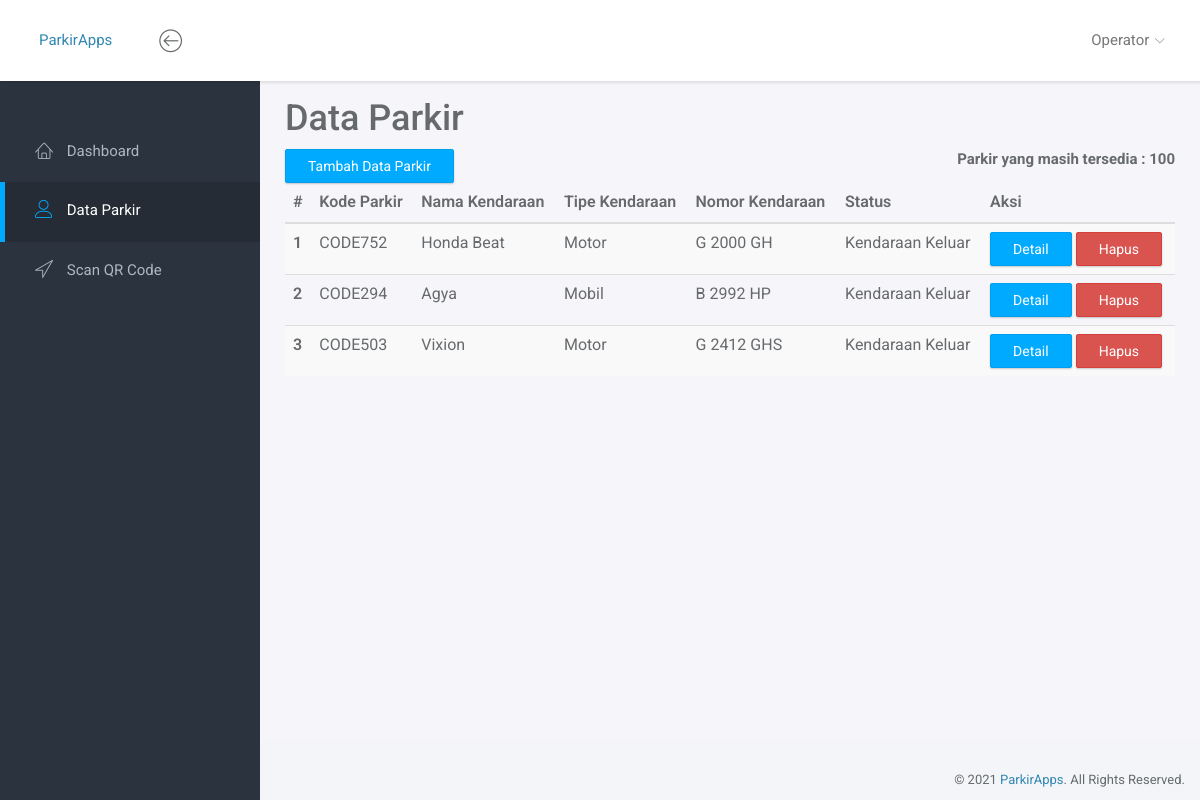
Screenshot of /data-parkir.php (signed in) with the database file from the repository.
### tables this page shows
CREATE TABLE `transportations` (
  `id` int(11) NOT NULL AUTO_INCREMENT,
  `code` varchar(255) DEFAULT NULL,
  `user_id` int(4) NOT NULL,
  `name` varchar(255) NOT NULL,
  `vehicle_number` varchar(255) NOT NULL,
  `type` varchar(255) NOT NULL,
  `created_at` timestamp NULL DEFAULT NULL,
  `updated_at` timestamp NULL DEFAULT NULL,
  PRIMARY KEY (`id`),
  KEY `user_id` (`user_id`),
  CONSTRAINT `transportations_ibfk_1` FOREIGN KEY (`user_id`) REFERENCES `users` (`id`)
);

### config/connection.php (called while the page is built, shortened)
<?php
class connection {
    function __construct() {
        $this->conn = mysqli_connect(DB_HOST, DB_USER, DB_PASSWORD);
        mysqli_select_db($this->conn, DB_DATABASE);
        return $this->conn;
    }
}

### functions.php (called while the page is built, shortened)
<?php
require_once('config/connection.php');
    class functions {
        private $db;
        function __construct() {
            $this->db = new connection();
        }
        public function getDataParkir()
        {
            $rows['data'] = mysqli_query($this->db->conn ,"SELECT * FROM transportations");
            $count_parkir = mysqli_query($this->db->conn ,"SELECT COUNT(*) FROM transportations WHERE updated_at IS NULL");
            $rows['count_parkir'] = mysqli_fetch_assoc($count_parkir);
            return $rows;
        }
    }
?>

### data-parkir.php (the view, shortened to what this page needs)
<?php
    include_once('functions.php');
    $func = new functions();
    $rows = $func->getDataParkir();
?>
<?= include('layouts/style.php') ?>
<body>
    <div id="wrapper">
        <?= include('layouts/top_nav.php') ?>
        <?= include('layouts/side_nav.php') ?>
        <div class="main">
            <div class="main-content">
                <div class="container-fluid">
                    <h1 style="margin-top:-30px">Data Parkir</h1>
                    <div class="row">
                        <div class="col-md-12">
                            <div class="row">
                                <?php
                                    $qty = 100;
                                    foreach($rows['count_parkir'] as $jml) :
                                ?>
                                <div class="col-xs-6">
                                    <a href="tambah-parkir.php" class="btn btn-primary" style="display:<?= intval($jml) >= $qty ? 'none' : '' ?>">Tambah Data Parkir</a>
                                </div>
                                <div class="col-xs-6">
                                    <p style="font-weight:bold;float: right;display:<?= intval($jml) >= $qty ? 'none' : '' ?>">Parkir yang masih tersedia : <?php echo $qty - intval($jml) ?></p>
                                </div>
                            </div>
                            <?php endforeach; ?>
                            <table class="table table-striped">
                                <thead>
                                    <tr>
                                        <th scope="col">#</th>
                                        <th scope="col">Kode Parkir</th>
                                        <th scope="col">Nama Kendaraan</th>
                                        <th scope="col">Tipe Kendaraan</th>
                                        <th scope="col">Nomor Kendaraan</th>
                                        <th scope="col">Status</th>
                                        <th scope="col">Aksi</th>
                                    </tr>
                                </thead>
                                <tbody>
                                    <?php $i = 1; ?>
                                    <?php foreach ($rows['data'] as $row) : ?>
                                    <tr>
                                        <th scope="row"><?= $i ?></th>
                                        <td><?= $row['code'] ?></td>
                                        <td><?= $row['name'] ?></td>
                                        <td><?= $row['type'] ?></td>
                                        <td><?= $row['vehicle_number'] ?></td>
                                        <td>
                                            <?php
                                                if ($row['updated_at'] == NULL) {
                                                    echo 'Kendaraan Masuk';
                                                } else {
                                                    echo 'Kendaraan Keluar';
                                                }
                                            ?>
                                        </td>
                                        <td>
                                            <a class="btn btn-primary" href="detail-parkir.php?id=<?php echo $row["id"] ?>">Detail</a>
                                            <a class="btn btn-danger" href="delete-parkir.php?id=<?php echo $row["id"] ?>" onclick="return confirm('Apakah Anda yakin akan menghapus data?')">Hapus</a>
                                        </td>
                                    </tr>
                                   <?php $i++; ?>
                                   <?php endforeach; ?>
                                </tbody>
                            </table>
                        </div>
                    </div>
                </div>
            </div>
        </div>
        <footer>
            <div class="container-fluid">
                <p class="copyright">&copy; 2021 <a href="https://www.themeineed.com" target="_blank">ParkirApps</a>.
                    All Rights Reserved.</p>
            </div>
        </footer>
    </div>
</body>
</html>

### layouts/style.php (shortened to what this page needs)
<!DOCTYPE html>
<html lang="en" class="no-js">
<head>
    <link rel="stylesheet" href="assets/vendor/bootstrap/css/bootstrap.min.css">
    <link rel="stylesheet" href="assets/vendor/font-awesome/css/font-awesome.min.css">
    <link rel="stylesheet" href="assets/vendor/linearicons/style.css">
    <link rel="stylesheet" href="assets/vendor/chartist/css/chartist-custom.css">
    <link rel="stylesheet" href="assets/css/main.css">
    <link rel="stylesheet" href="assets/css/demo.css">
    <link rel="stylesheet" href="assets/css/style.css">
</head>

### layouts/top_nav.php (shortened to what this page needs)
<nav class="navbar navbar-default navbar-fixed-top">
    <div class="brand">
        <a href="./home.php"><span>ParkirApps</span></a>
    </div>
    <div class="container-fluid">
        <div class="navbar-btn">
            <button type="button" class="btn-toggle-fullwidth"><i class="lnr lnr-arrow-left-circle"></i></button>
        </div>
        <div id="navbar-menu">
            <ul class="nav navbar-nav navbar-right">
                <li class="dropdown">
                    <a href="#" class="dropdown-toggle"
                        data-toggle="dropdown"><span><?= ucwords($_SESSION['username']) ?></span> <i
                            class="icon-submenu lnr lnr-chevron-down"></i></a>
                </li>
            </ul>
        </div>
    </div>
</nav>

### layouts/side_nav.php (shortened to what this page needs)
<?php
    $current_page = substr($_SERVER["SCRIPT_NAME"],strrpos($_SERVER["SCRIPT_NAME"],"/")+1);
?>
<div id="sidebar-nav" class="sidebar">
    <div class="sidebar-scroll">
        <nav>
            <ul class="nav">
                <li><a href="./home.php" class="<?= $current_page == 'home.php' ? 'active' : '' ?>"><i class="lnr lnr-home"></i> <span>Dashboard</span></a></li>
                <li><a href="./data-parkir.php" class="<?= $current_page == 'data-parkir.php' ? 'active' : '' ?>"><i class="lnr lnr-user"></i> <span>Data Parkir</span></a></li>
                <li><a href="./scan.php" class="<?= $current_page == 'scan.php' ? 'active' : '' ?>"><i class="lnr lnr-location"></i> <span>Scan QR Code</span></a></li>
            </ul>
        </nav>
    </div>
</div>

### assets/css/main.css (style rules this page uses)
html { position: relative; min-height: 100%; }
body { background-color: #F3F5F8; font-family: "Source Sans Pro", sans-serif; font-size: 15px; color: #676a6d; }
a { color: #3287B2; }
th { font-weight: 600; }
footer { position: absolute; bottom: 0; right: 0; padding-top: 15px; padding-bottom: 10px; }
.copyright { margin-bottom: 0; text-align: right; font-size: 13px; }
#wrapper .sidebar { -webkit-transition: all 0.3s ease-in-out; -moz-transition: all 0.3s ease-in-out; -ms-transition: all 0.3s ease-in-out; -o-transition: all 0.3s ease-in-out; transition: all 0.3s ease-in-out; width: 260px; height: 100%; float: left; background-color: #2B333E; position: fixed; left: 0; }
#wrapper .main { -webkit-transition: all 0.3s ease-in-out; -moz-transition: all 0.3s ease-in-out; -ms-transition: all 0.3s ease-in-out; -o-transition: all 0.3s ease-in-out; transition: all 0.3s ease-in-out; width: calc(100% - 260px); left: 0; position: relative; float: right; background-color: #f5f5fa; }
#wrapper #sidebar-nav, #wrapper .main { padding-top: 80px; }
.main-content { padding: 28px 10px; }
.navbar-default { -webkit-transition: all 0.3s ease-in-out; -moz-transition: all 0.3s ease-in-out; -ms-transition: all 0.3s ease-in-out; -o-transition: all 0.3s ease-in-out; transition: all 0.3s ease-in-out; -moz-box-shadow: 1px 2px 3px rgba(0, 0, 0, 0.1); -webkit-box-shadow: 1px 2px 3px rgba(0, 0, 0, 0.1); box-shadow: 1px 2px 3px rgba(0, 0, 0, 0.1); -webkit-border-radius: 0; -moz-border-radius: 0; border-radius: 0; padding: 0; margin: 0; border: none; background-color: #fff; }
.navbar-default .brand { float: left; padding: 30px 39px; background-color: #fff; }
.navbar-btn { float: left; padding: 16px 0; }
.navbar-btn button { font-size: 24px; padding: 4px 8px; line-height: .7; border: none; background: none; outline: none; }
.navbar-nav > li > a { padding: 28px 20px; }
.navbar-nav > li > a > i { font-size: 22px; margin-right: 2px; vertical-align: middle; }
.navbar-nav > li > a > i.icon-submenu { margin-left: 2px; margin-right: 0; font-size: 10px; position: relative; top: 2px; }
.navbar-nav > li > a > span { position: relative; top: 2px; }
@media screen and (min-width: 768px) { .navbar-nav.navbar-right { margin-right: 0; } }
.sidebar { z-index: 9; }
.sidebar .nav > li > a { padding: 18px 30px; color: #AEB7C2; border-left: 5px solid transparent; }
.sidebar .nav > li > a:hover, .sidebar .nav > li > a:focus, .sidebar .nav > li > a.active { color: #fff; background-color: transparent; }
.sidebar .nav > li > a:hover i, .sidebar .nav > li > a:focus i, .sidebar .nav > li > a.active i { color: #00AAFF; }
.sidebar .nav > li > a:focus, .sidebar .nav > li > a.active { background-color: #252c35; border-left-color: #00AAFF; }
.sidebar .nav i { margin-right: 10px; font-size: 18px; }
.sidebar .nav span { -webkit-transition: all 0.3s ease-in-out; -moz-transition: all 0.3s ease-in-out; -ms-transition: all 0.3s ease-in-out; -o-transition: all 0.3s ease-in-out; transition: all 0.3s ease-in-out; position: relative; top: -2px; }
.btn { -webkit-border-radius: 2px; -moz-border-radius: 2px; border-radius: 2px; -moz-box-shadow: 0px 1px 2px 0 rgba(0, 0, 0, 0.2); -webkit-box-shadow: 0px 1px 2px 0 rgba(0, 0, 0, 0.2); box-shadow: 0px 1px 2px 0 rgba(0, 0, 0, 0.2); padding: 6px 22px; }
.btn-primary { background-color: #00AAFF; border-color: #00a0f0; }

### assets/css/style.css (style rules this page uses)
* { font-family: 'Roboto', sans-serif; }

### rows the page displays
transportations: code "CODE752", name "Honda Beat", type "Motor", vehicle_number "G 2000 GH", shows "Kendaraan Keluar"
transportations: code "CODE294", name "Agya", type "Mobil", vehicle_number "B 2992 HP", shows "Kendaraan Keluar"
transportations: code "CODE503", name "Vixion", type "Motor", vehicle_number "G 2412 GHS", shows "Kendaraan Keluar"

### other values shown
$_SESSION['username'] "Operator"
$qty - intval($jml) "100"
